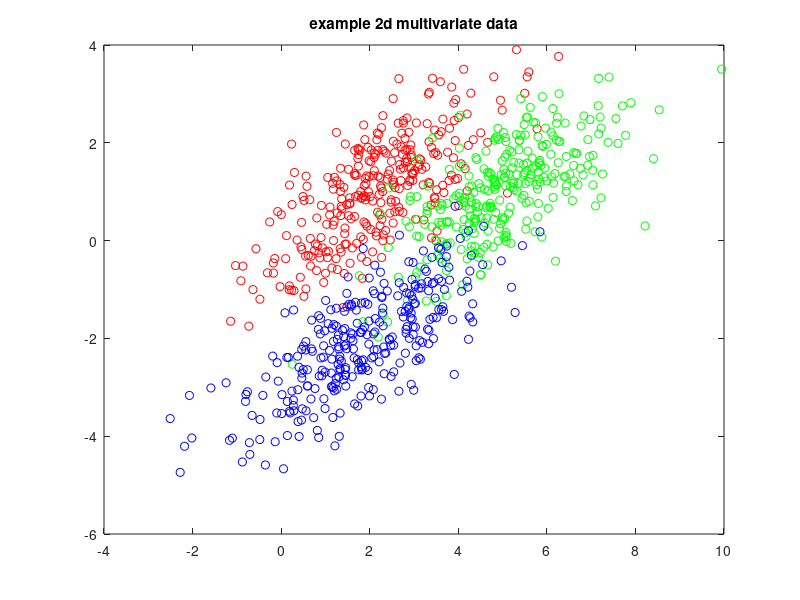

MATLAB code to generate this figure: (Note: this script raises an error after producing the figure.)
%% Cononical Linear Discrimination Analysis
%  Notes derived after Flury, Chapter 7
%
%  Code modified in places from 
%       Schiff SJ, Sauer T, Kumar R, Weinstein SL. 
%       Neuronal spatiotemporal pattern discrimination: the dynamical evolution of seizures. 
%       Neuroimage. 2005 Dec;28(4):1043-55. PMID: 16198127
%
%  Recall from Flurry that
%  we have k groups, X, and measurements Yi which each have p dimensions  
%  Then we can estimate that each group has 
%     mean            mu_j  = E[Y|X=j]
%     cov            psi_j = E[(Y-mu_j)(Y-mu_j)' | X=j]
%     prior prob      pi_j = E[X=j]
%
%  then mixture distribution will have 
%     mean            mu_bar = sum(pi_j*mu_j)
%     cov            psi_bar = sum(pi_j*psi_j) + ...
%                              sum(pi_j*(mu_j-mu_bar)(mu_j-mu_bar)')
%  But we can rewrite as
%                    psi_bar = psi_within + psi_between
%                            = psi_w + psi_b
%
%
%  we want to find a (or set of) linear combinations Z=a'Y that maximizes
%  the ratio of the full variance to the in-group variance:
%            Ratio(a) = Var[a'Y]/Var[a'Y|X=j]
%
%  if we make the assumption that psi_j=psi_w (all have about the same variance)
%  then
%            Ratio(a) = 1 + (a'*psi_b*a)/(a'*psi_w*a)
%                     = 1 + r(a)
%
%  We then use simultaneous decomposition for 2 positive-definite matrices
%           psi_w = H*H'
%           psi_b = H*Lam*H'
%
%           Lam is a (p x p) diagonal matrix with m non-zero 
%           entries lam_i.  m is the rank of psi_b
%
%  We arrange the columns of H so that lam_1>= lam_2...>=0
%
%  Now we see that 
%
%  r(a) = (a'*H*Lam*H'*a)/(a'*H*H*a)
%       = b'*Lam*b / b'b
%
%                        b = H'a
%  b is a vector, so 
%  we're free to choose a proportionality constant, so normalize
%                        b'b = 1
%  so
%      r(a) = b'*Lam*b
%
%  Now comes the tricky part.  We want to maximize 
%      r(a) = b'*Lam*b 
%           = sum(lam_i*b_i^2)
%  but we ordered lam_i, so lam_i<=lam_1
%      r(a)<=lam_1*sum(b_i^2)
%      r(a)<=lam_1
%
%  so r(a) is maximal for for b=(1,0...)'=e1
%  following backward
%  
%  H'a = b
%    a = b*(H')^-1
%  define
%            Gam = (H')^-1 = (gam_1,gam_2,...)
%  then for 
%            b=e1
%  a = gam_1
%
%  and our First Canonical Variate is
%  Z1 = gam_1'*Y
%
%  we can continue this process to find additional linear combination that
%  also maximize the difference subject to the constraint that they add
%  additional information, or are uncorrelated with the existing linear
%  combinations.
%  technically, we write that we want to find additional linear
%  combinations Z_n = a_n'Y
%  that maximize
%               r(a_n)=(a_n'*psi_b*a_n)/(a_n'*psi_w*a_n)
%  subject to the constraints that
%                 a_n'*psi_w*a_q = 0  for q<n
%  This constraint can be rewritten from psi_w=H*H'
%                 a_n'*H*H'*a_q = 0
%                      b'*H'*a_q = 0
%
%
%  if you follow the above steps to find a_2, and recognize that 
%   a_1 = gam_1
%   H'*a_1 = e1
%  then above, where we maximized r(a_n) = sum(lam_i*b_i^2)
%  the constraint says that 
%                           b'*e1 = 0, or b_1 = 0
%  then the inequality must translate to
%   r(a_n)<lam_2*sum(b_i^2)=lam_2
%  which is satified with 
%                        b_2 = e2 
%  and
%  Z2 = gam_2'*Y
%  and by extension
%  Zn = gam_n'*Y
%
%  We can find m canonical uncorrelated discriminant functions
%  and all differences in location among the k groups are contained in 
%  m<=p variables Z1..Zm
%  m<= min(p,k-1)
%  where k= number of groups and p is the number of dimensions measured
%
%  Algorithmically, to classify a point, you do the following steps
%  I) Extract the classifiers
%    1) find (estimate) the mean, covariance, prior probability of all groups
%    2) find the within and between variances
%    3) co-diagonalize the matrices to get H and Lam
%    4) invert Gam = inv(H'), extract the m<=min(p,k-1) nonzero vectors.   These are our a_n
%    5) create a linear transformation matrix A = [a_1; a_2; a_3]  
%      (p x m) with nth row filled with vector a_n'

%  II) To classify a point y
%    1) compute the k mutual vector distances of the point from the group means:
%        d_j = y-mu_j
%    2) transform these vectors into a space spanned by a_n
%    3) compute the length of these new vector
%    4) classify with the smallest of these
%
%% first make a dummy function
% this allows us to include the standard functions at the end here
% function cow = cows()
% cow = 0;
%%  Create some data
%   here we use multivariate normal distributed data, 3 groups, in 2
%   dimensions each generated with the same covariance
mu = [2 1; 5 1; 2 -2];
sig = [2 1; 1 1];
Nper = 300;
y1 = mvnrnd(mu(1,:),sig,Nper);
y2 = mvnrnd(mu(2,:),sig,Nper);
y3 = mvnrnd(mu(3,:),sig,Nper);
figure; 
plot(y1(:,1),y1(:,2),'ro',...
     y2(:,1),y2(:,2),'go',...
     y3(:,1),y3(:,2),'bo');
title('example 2d multivariate data');
%% Group all data together in a common array
%
Y = [y1; y2; y3];
Groups = squeeze([ones(size(y1,1),1)' 2*ones(size(y2,1),1)' 3*ones(size(y3,1),1)']);
GroupLabels = [1 2 3];
%
%%  Compute the means and covariances
%
% make space
p = size(Y,2);
k = length(GroupLabels);
N_j = zeros(k,1);
mu_j = zeros(k,p);
psi_j = zeros(k,p,p);
psi_w = zeros(p,p);
NTot = size(Y,1);
psi_bar = cov(Y,1);
%
for j=1:k
    GroupIndex = find(Groups==GroupLabels(j));
    N = length(GroupIndex);
    N_j(j) = N;
    mu_j(j,:) = mean(Y(GroupIndex,:));
    psi_j(j,:,:) = cov(Y(GroupIndex,:),1);  % normalizes by N not N-1
    psi_w = psi_w + (N/NTot)*squeeze(psi_j(j,:,:));
end
psi_b = psi_bar - psi_w;
%  now do the simultaneous diagonalization
[H, lambda] = simdiag2(psi_w, psi_b) ; %HERE IS WHERE SVD APPLIED IN SUBROUTINE
Gam = inv(H');
% now figure out how many useful dimensions
% recall m = min(k-1,p);
m = min(p,k-1);
%
Gam1 = Gam(:,1:m);
%
%% Now try classifying
% 
Dists = zeros(NTot,k);
Z = Y*Gam1;
Zmu_j = mu_j*Gam1;
classifiedGroup = zeros(NTot,1);
%
for j=1:k
    r = bsxfun(@minus,Z,Zmu_j(j,:));
    Dists(:,j) = sum(r.*r,2);
end;
[minr,classifiedGroup] = min(Dists,[],2);
%%
figure;

plot(Z(:,1),Z(:,2),'.','MarkerSize',1); hold;
Symb = {'ro' ; 'go' ; 'bo'};
for j=1:k
    GroupIndex = find(Groups==GroupLabels(j));
    WrongIndex = find(classifiedGroup(GroupIndex)~=j);
    plot(Z(GroupIndex,1),Z(GroupIndex,2),Symb{j});
    plot(Zmu_j(j,1),Zmu_j(j,2),'m.','MarkerSize',10);
    plot(Z(WrongIndex,1),Z(WrongIndex,2),'X','MarkerSize',8);
end
%
%% now estimate how many correct
%
NWrong = 0;
for j=1:k
    GroupIndex = find(Groups==GroupLabels(j));
    NWrong = NWrong + sum(class(GroupIndex)~=j);
end
MissClassificationRate = NWrong/NTot;
message = sprintf('Missclassification rate = %g', MissClassificationRate);
disp(message);
%% now test the function versions
%
cLDA =  CanonicalLDA(Y,Groups,GroupLabels);
classLDA = CanonicalLDAClassify(Y,cLDA);
%
plot(classLDA.Z(:,1),classLDA.Z(:,2),'.','MarkerSize',1); hold;
Symb = {'ro' ; 'go' ; 'bo'};
for j=1:cLDA.k
    GroupIndex = find(Groups==GroupLabels(j));
    WrongIndex = find(classLDA.Group(GroupIndex)~=j);
    plot(classLDA.Z(GroupIndex,1),classLDA.Z(GroupIndex,2),Symb{j});
    plot(cLDA.Zmu_j(j,1),cLDA.Zmu_j(j,2),'m.','MarkerSize',10);
    plot(classLDA.Z(WrongIndex,1),classLDA.Z(WrongIndex,2),'X','MarkerSize',8);
end
%    

